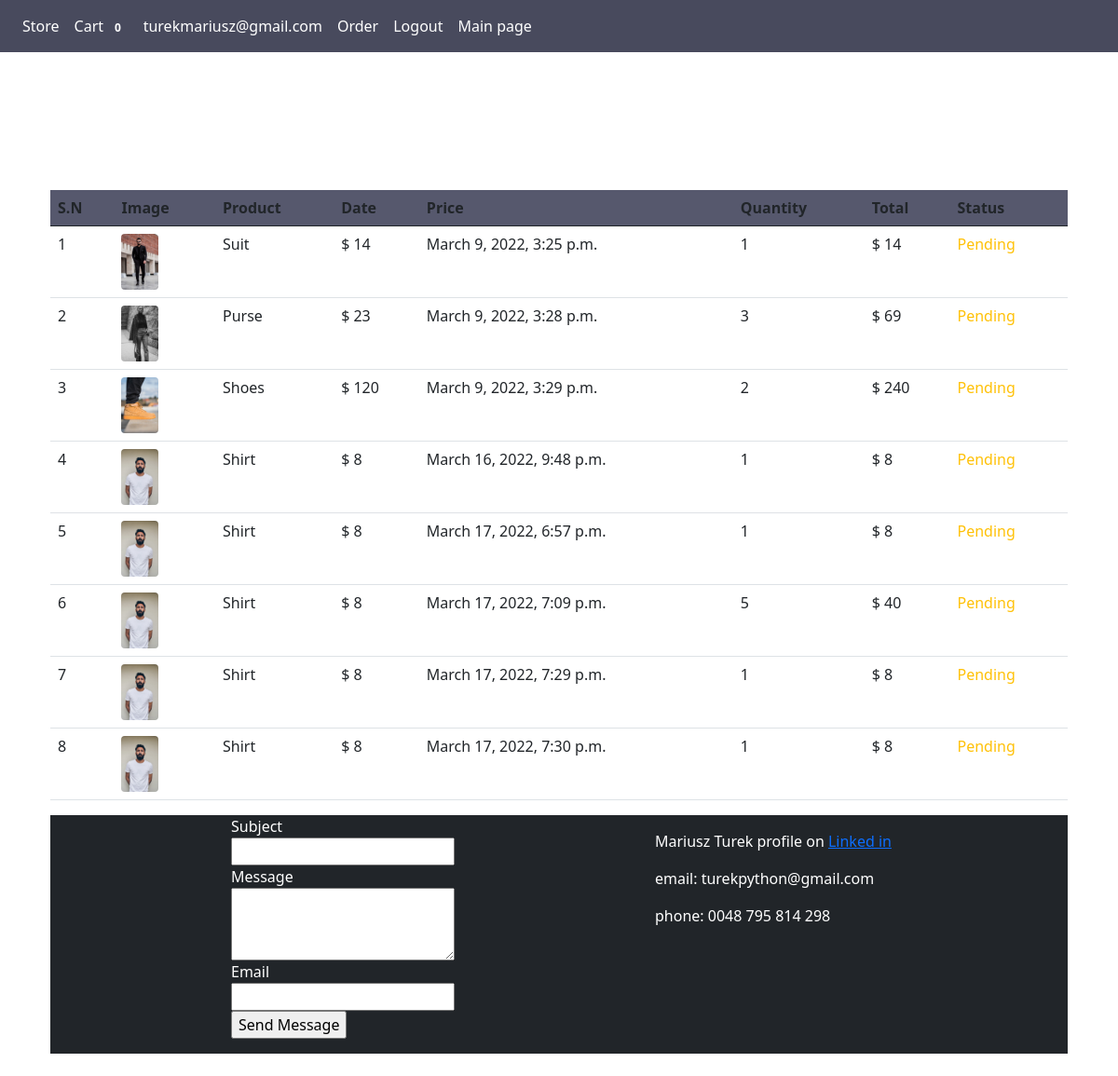
/order (signed in), run on an earlier commit of the app's database.
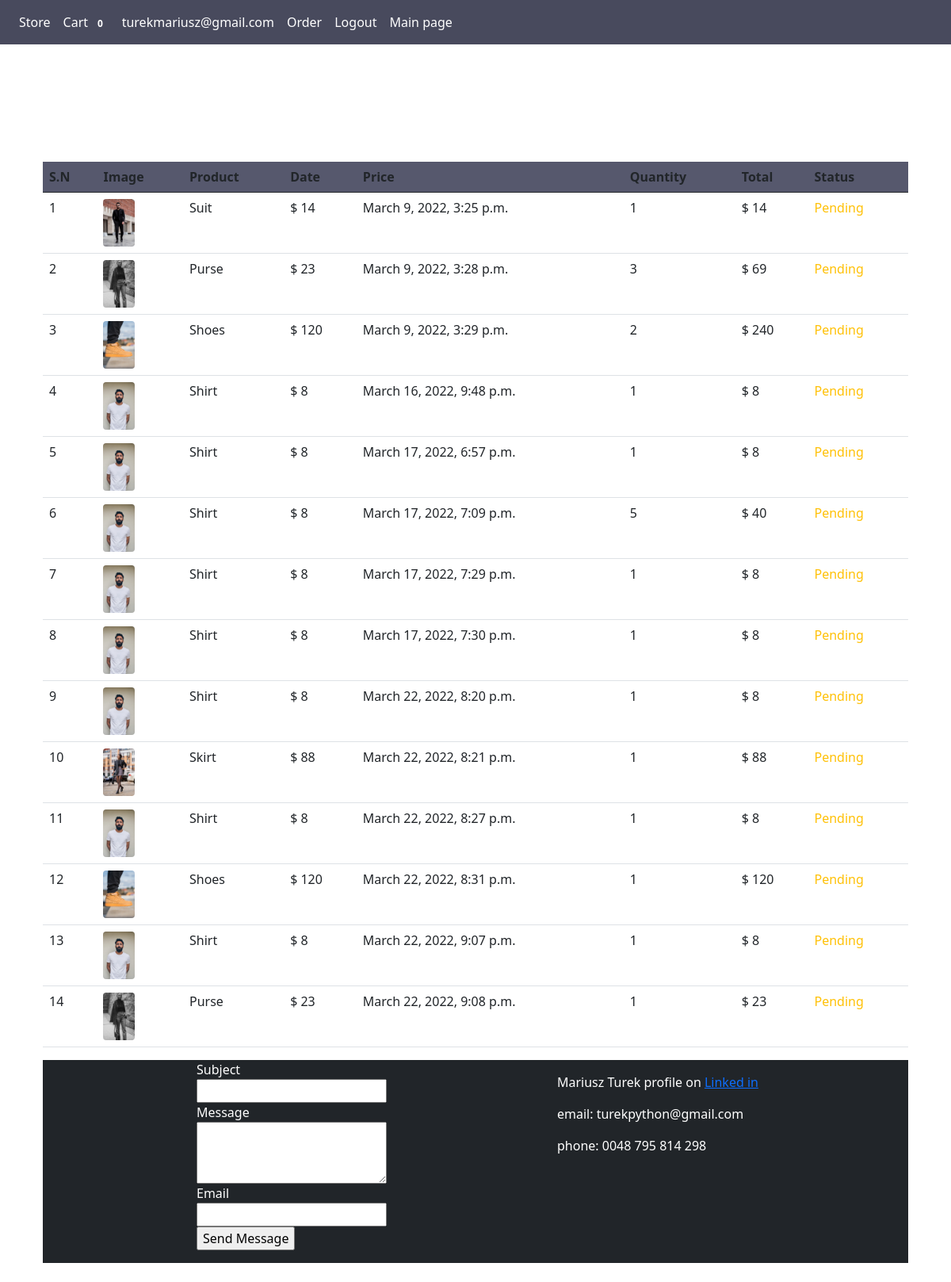
And on a later commit of the database.
### web/models.py (models this page shows, shortened)
class Order(models.Model):
    product = models.ForeignKey(Product, on_delete=models.CASCADE)
    customer = models.ForeignKey(Customer, on_delete=models.CASCADE)
    quantity = models.IntegerField()
    price = models.IntegerField()
    address = models.CharField(max_length=100)
    phone = models.CharField(max_length=10)
    date = models.DateTimeField(default=datetime.datetime.today)
    status = models.BooleanField(default=False)
    @staticmethod
    def get_order_by_customer(customer_id):
        return Order.objects.filter(customer=customer_id)

class Product(models.Model):
    name = models.CharField(max_length=200, blank=False)
    price = models.IntegerField(default=0, blank=False)
    category = models.ForeignKey(Category, on_delete=models.CASCADE)
    description = models.TextField(max_length=600, blank=False)
    image = models.ImageField(null=True)

### web/middlewares/auth.py (the view)
    def middleware(request):
        if not request.session.get('customer'):
            return redirect("login")
        response = get_response(request)
        return response

### web/templatetags/custom_filter.py (called while the page is built)
@register.filter(name='currency')
def currency(number):
    return "$ "+str(number)

@register.filter(name='multiply')
def multiply(number , number1):
    return number * number1

### web/views.py (called while the page is built)
@auth_middleware
def orderpage(request):
    customer = request.session.get('customer')
    order = Order.get_order_by_customer(customer)
    print(order)
    return render(request, 'order.html', {'order': order})

### web/templates/order.html (shortened to what this page needs)
{% extends 'base.html' %}
{% block content %}
{% load cart %}
{% load custom_filter %}
<div class="container text-white p-4">
    <p class="display-4">Your Orders</p>
    <hr style="background: white;">
    <table class="table" >
        <thead>
        <tr style="background-color:#56586d;">
            <th>S.N</th>
            <th>Image</th>
            <th>Product</th>
            <th>Date</th>
            <th>Price</th>
            <th>Quantity</th>
            <th>Total</th>
            <th>Status</th>
        </tr>
        </thead>
        <tbody>
        {% for i in order %}
        <tr>
            <td>{{forloop.counter}}</td>
            <td><img class="rounded" height="60px" src="{{i.product.image.url}}"></td>
            <td>{{i.product.name}}</td>
            <td>{{i.price|currency}}</td>
            <td>{{i.date}}</td>
            <td>{{i.quantity}}</td>
            <td>{{i.quantity|multiply:i.price|currency}}</td>
            {% if i.status %}
            <td class="text-success">Completed</td>
            {% else %}
            <td class="text-warning">Pending</td>
            {% endif %}
        </tr>
        {% endfor %}
        </tbody>
    </table>
{% endblock %}

### web/templates/base.html (shortened to what this page needs)
{% load static %}
<link href="https://cdn.jsdelivr.net/npm/bootstrap@5.0.2/dist/css/bootstrap.min.css" rel="stylesheet">
<link rel='stylesheet' href="{% static 'web/style.css' %}">
<!DOCTYPE html>
<html lang="en">
<head>
</head>
<body>
<nav class="navbar navbar-expand-sm navbar-dark">
    <div class="collapse navbar-collapse" id="navbarSupportedContent">
        <ul class="navbar-nav mr-auto">
            <li class="nav-item active">
                <a class="nav-link text-white" href="{% url 'store' %}">Store</a>
            </li>
        </ul>
        <ul class="navbar-nav my-2 my-lg-0">
            <li class="nav-item active">
                <a class="nav-link text-white" href="/cart">Cart
                  <span class="badge badge-success">{{request.session.cart.keys|length}}</span>
                  <span class="sr-only"</span></a>
            </li>
            <li class="nav-item">
                {% if request.session.customer %}
            <li class="nav-item">
                <a class="nav-link text-white" href="#" style="pointer-events: none;">{{request.session.email}}</a>
            </li>
            <li class="nav-item">
                <a class="nav-link text-white" href="{% url 'order' %}">Order</a>
            </li>
            <li class="nav-item">
                <a class="nav-link text-white" href="{% url 'logout' %}">Logout</a>
            </li>
            {% endif %}
            <li class="nav-item active">
                <a class="nav-link text-white" href="{% url 'main' %}">Main page</a>
            </li>
        </ul>
    </div>
</nav>
{% block content %}
{% endblock %}
<div class="container-fluid bg-dark">
    <div class="row justify-content-right">
        <div class="col-xs-9 offset-2 col-sm-8 offset-sm-3 col-md-3 offset-md-2 d-flex justify-content-start">
            <form action="" method="POST"> {% csrf_token %}
                <div class="fs-6 text-white">Subject</div>
                <input type ="text" name="subject"  style="width: 15em">
                <div class="fs-6 text-white">Message</div>
                <textarea name="message" style="width: 15em" rows="3"></textarea>
                <div class="fs-6 text-white">Email</div>
                <input type="text" name="from_email" style="width: 15em">
                <div class="submit-button-wrapper">
                <input type="submit" value="Send Message" />
                </div>
            </form>
        </div>
        <div class="col-xs-9 offset-2 col-sm-8 offset-sm-3 col-md-5 text-start offset-md-2">
            <p class="fs-6 text-white mt-3"> Mariusz Turek profile on <a href="https://www.linkedin.com/in/mariusz-turek-39214a71/ ">Linked in</a></p>
            <p class="fs-6 text-white mt-3">email: turekpython@gmail.com</p>
            <p class="fs-6 text-white">phone: 0048 795 814 298</p>
        </div>
    </div>
</div>
</body>
</html>

### web/static/web/style.css (style rules this page uses)
.navbar { background-color: #484a5d; z-index: +5; }
input[type='text'] { width: 80px; }

What changed in the data, as far as the page shows it:
added Order: product.image (picture), product.name "Shirt", price "$ 8", date "March 22, 2022, 8:20 p.m.", quantity "1", quantity|multiply "$ 8", status "Pending"
added Order: product.image (picture), product.name "Skirt", price "$ 88", date "March 22, 2022, 8:21 p.m.", quantity "1", quantity|multiply "$ 88", status "Pending"
added Order: product.image (picture), product.name "Shirt", price "$ 8", date "March 22, 2022, 8:27 p.m.", quantity "1", quantity|multiply "$ 8", status "Pending"
added Order: product.image (picture), product.name "Shoes", price "$ 120", date "March 22, 2022, 8:31 p.m.", quantity "1", quantity|multiply "$ 120", status "Pending"
added Order: product.image (picture), product.name "Shirt", price "$ 8", date "March 22, 2022, 9:07 p.m.", quantity "1", quantity|multiply "$ 8", status "Pending"
added Order: product.image (picture), product.name "Purse", price "$ 23", date "March 22, 2022, 9:08 p.m.", quantity "1", quantity|multiply "$ 23", status "Pending"
